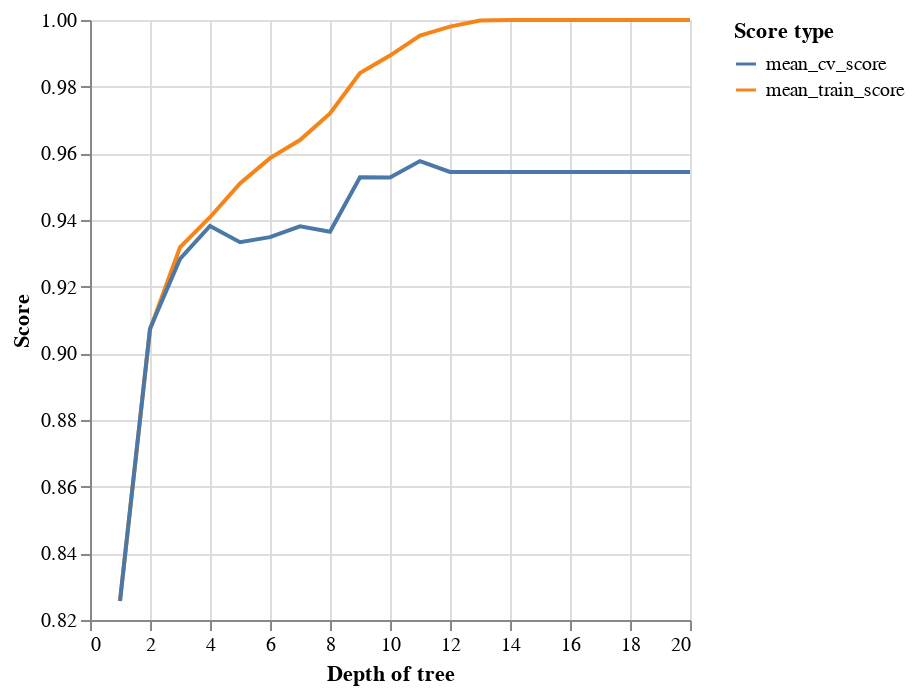

The notebook cell saved with this chart:
### Code cell
results = pd.melt(result_df, id_vars=['max_depth'], value_vars=['mean_train_score','mean_cv_score'])
import altair as alt
alt.Chart(results).mark_line().encode(
    x=alt.X('max_depth', title= 'Depth of tree'),
    y= alt.Y('value',title = 'Score', scale=alt.Scale(zero=False)),
    color=alt.Color('variable', title='Score type')
)

### Figure 1 — Vega-Lite specification as saved in the notebook (floating-point values rounded to 4 significant figures)
{"config": {"view": {"continuousWidth": 300, "continuousHeight": 300}}, "data": {"name": "data-22a478e30f4f6dceced72a913019d1f6"}, "mark": {"type": "line"}, "encoding": {"color": {"field": "variable", "title": "Score type", "type": "nominal"}, "x": {"field": "max_depth", "title": "Depth of tree", "type": "quantitative"}, "y": {"field": "value", "scale": {"zero": false}, "title": "Score", "type": "quantitative"}}, "$schema": "https://vega.github.io/schema/vega-lite/v5.8.0.json", "datasets": {"data-22a478e30f4f6dceced72a913019d1f6": [{"max_depth": 1, "variable": "mean_train_score", "value": 0.8257}, {"max_depth": 2, "variable": "mean_train_score", "value": 0.9072}, {"max_depth": 3, "variable": "mean_train_score", "value": 0.9318}, {"max_depth": 4, "variable": "mean_train_score", "value": 0.9408}, {"max_depth": 5, "variable": "mean_train_score", "value": 0.951}, {"max_depth": 6, "variable": "mean_train_score", "value": 0.9586}, {"max_depth": 7, "variable": "mean_train_score", "value": 0.964}, {"max_depth": 8, "variable": "mean_train_score", "value": 0.972}, {"max_depth": 9, "variable": "mean_train_score", "value": 0.9841}, {"max_depth": 10, "variable": "mean_train_score", "value": 0.9893}, {"max_depth": 11, "variable": "mean_train_score", "value": 0.9953}, {"max_depth": 12, "variable": "mean_train_score", "value": 0.998}, {"max_depth": 13, "variable": "mean_train_score", "value": 0.9998}, {"max_depth": 14, "variable": "mean_train_score", "value": 1.0}, {"max_depth": 15, "variable": "mean_train_score", "value": 1.0}, {"max_depth": 16, "variable": "mean_train_score", "value": 1.0}, {"max_depth": 17, "variable": "mean_train_score", "value": 1.0}, {"max_depth": 18, "variable": "mean_train_score", "value": 1.0}, {"max_depth": 19, "variable": "mean_train_score", "value": 1.0}, {"max_depth": 20, "variable": "mean_train_score", "value": 1.0}, {"max_depth": 1, "variable": "mean_cv_score", "value": 0.8257}, {"max_depth": 2, "variable": "mean_cv_score", "value": 0.9074}, {"max_depth": 3, "variable": "mean_cv_score", "value": 0.9283}, {"max_depth": 4, "variable": "mean_cv_score", "value": 0.9382}, {"max_depth": 5, "variable": "mean_cv_score", "value": 0.9333}, {"max_depth": 6, "variable": "mean_cv_score", "value": 0.9348}, {"max_depth": 7, "variable": "mean_cv_score", "value": 0.9381}, {"max_depth": 8, "variable": "mean_cv_score", "value": 0.9365}, {"max_depth": 9, "variable": "mean_cv_score", "value": 0.9528}, {"max_depth": 10, "variable": "mean_cv_score", "value": 0.9527}, {"max_depth": 11, "variable": "mean_cv_score", "value": 0.9577}, {"max_depth": 12, "variable": "mean_cv_score", "value": 0.9544}, {"max_depth": 13, "variable": "mean_cv_score", "value": 0.9544}, {"max_depth": 14, "variable": "mean_cv_score", "value": 0.9544}, {"max_depth": 15, "variable": "mean_cv_score", "value": 0.9544}, {"max_depth": 16, "variable": "mean_cv_score", "value": 0.9544}, {"max_depth": 17, "variable": "mean_cv_score", "value": 0.9544}, {"max_depth": 18, "variable": "mean_cv_score", "value": 0.9544}, {"max_depth": 19, "variable": "mean_cv_score", "value": 0.9544}, {"max_depth": 20, "variable": "mean_cv_score", "value": 0.9544}]}}
